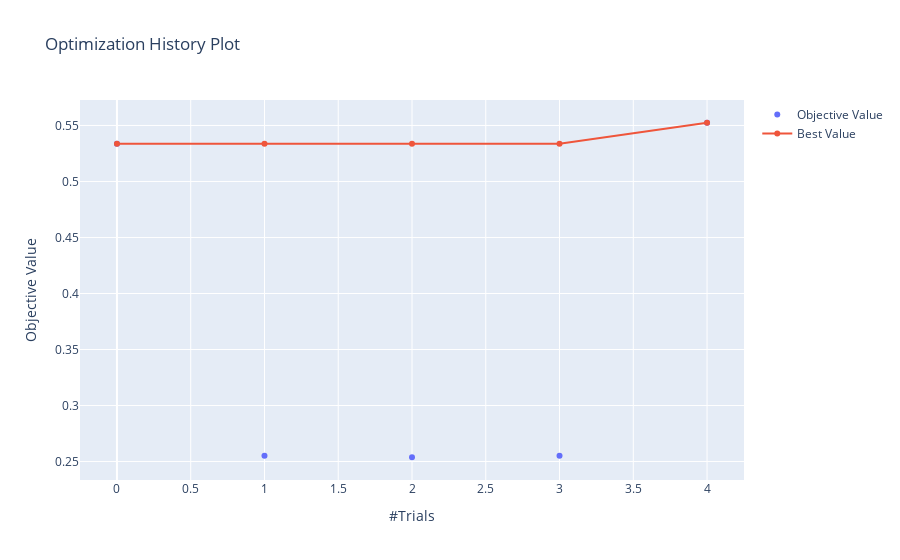

Notebook source saved alongside this figure:
### Code cell
optuna.visualization.plot_optimization_history(study)

### Figure 1 — Plotly figure (JSON) as saved in the notebook; plotly's stock layout.template omitted (floating-point values rounded to 4 significant figures)
{"data": [{"mode": "markers", "name": "Objective Value", "type": "scatter", "x": [0, 1, 2, 3, 4], "y": [0.5337, 0.255, 0.2538, 0.255, 0.5524]}, {"name": "Best Value", "type": "scatter", "x": [0, 1, 2, 3, 4], "y": [0.5337, 0.5337, 0.5337, 0.5337, 0.5524]}], "layout": {"title": {"text": "Optimization History Plot"}, "xaxis": {"title": {"text": "#Trials"}}, "yaxis": {"title": {"text": "Objective Value"}}}}
